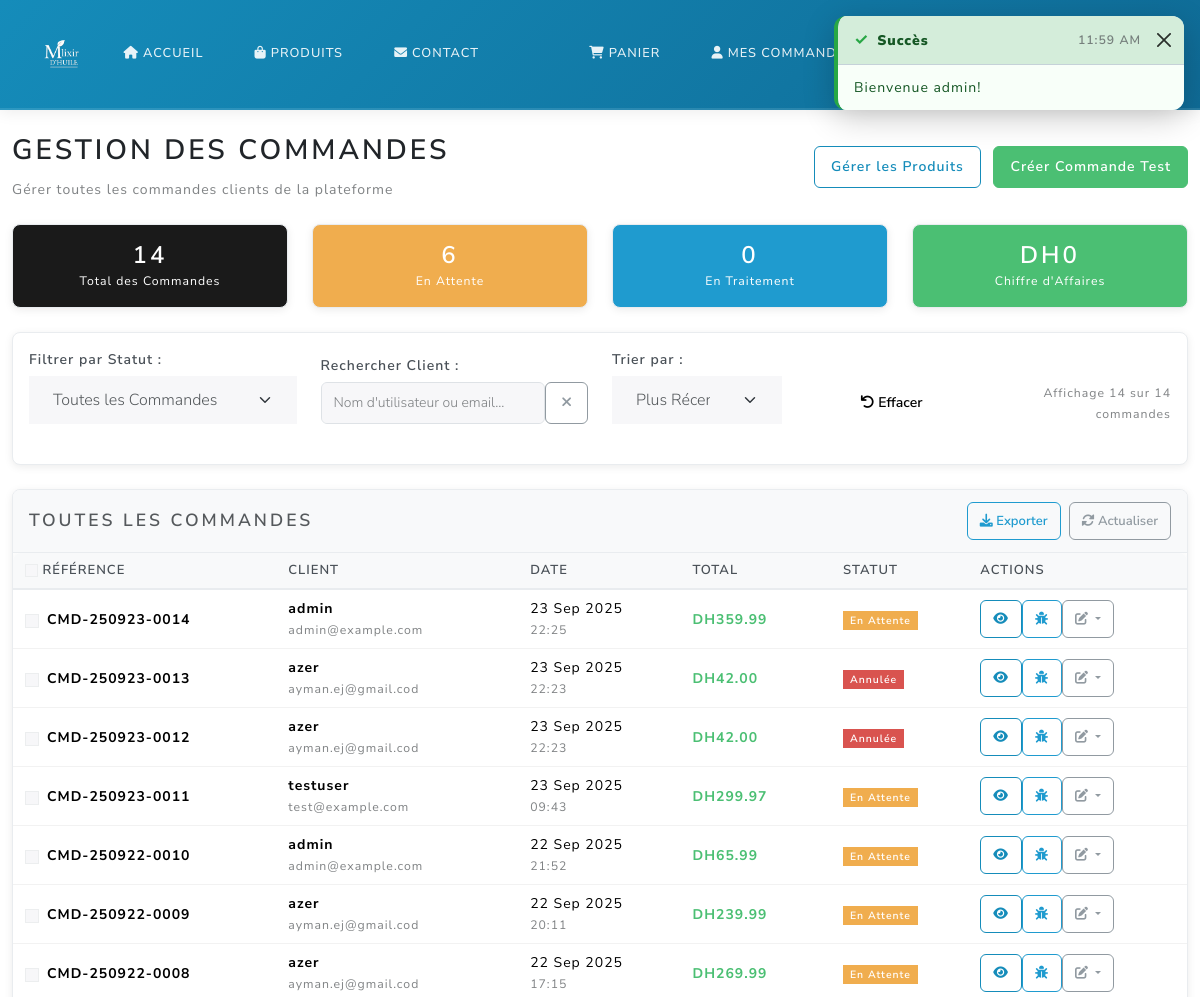
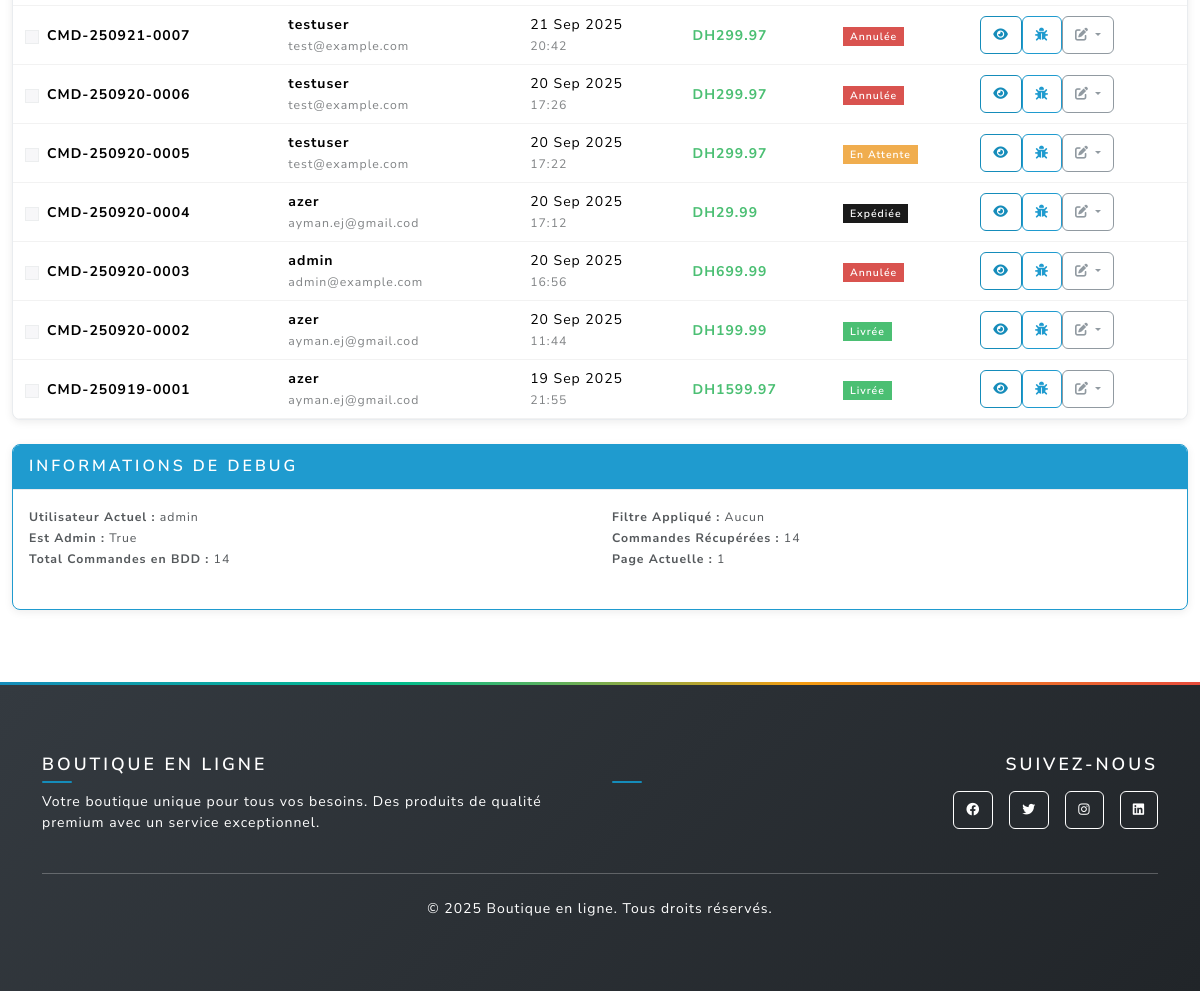
Page /admin/orders (signed in) on the earlier database version (2 pictures, top to bottom).
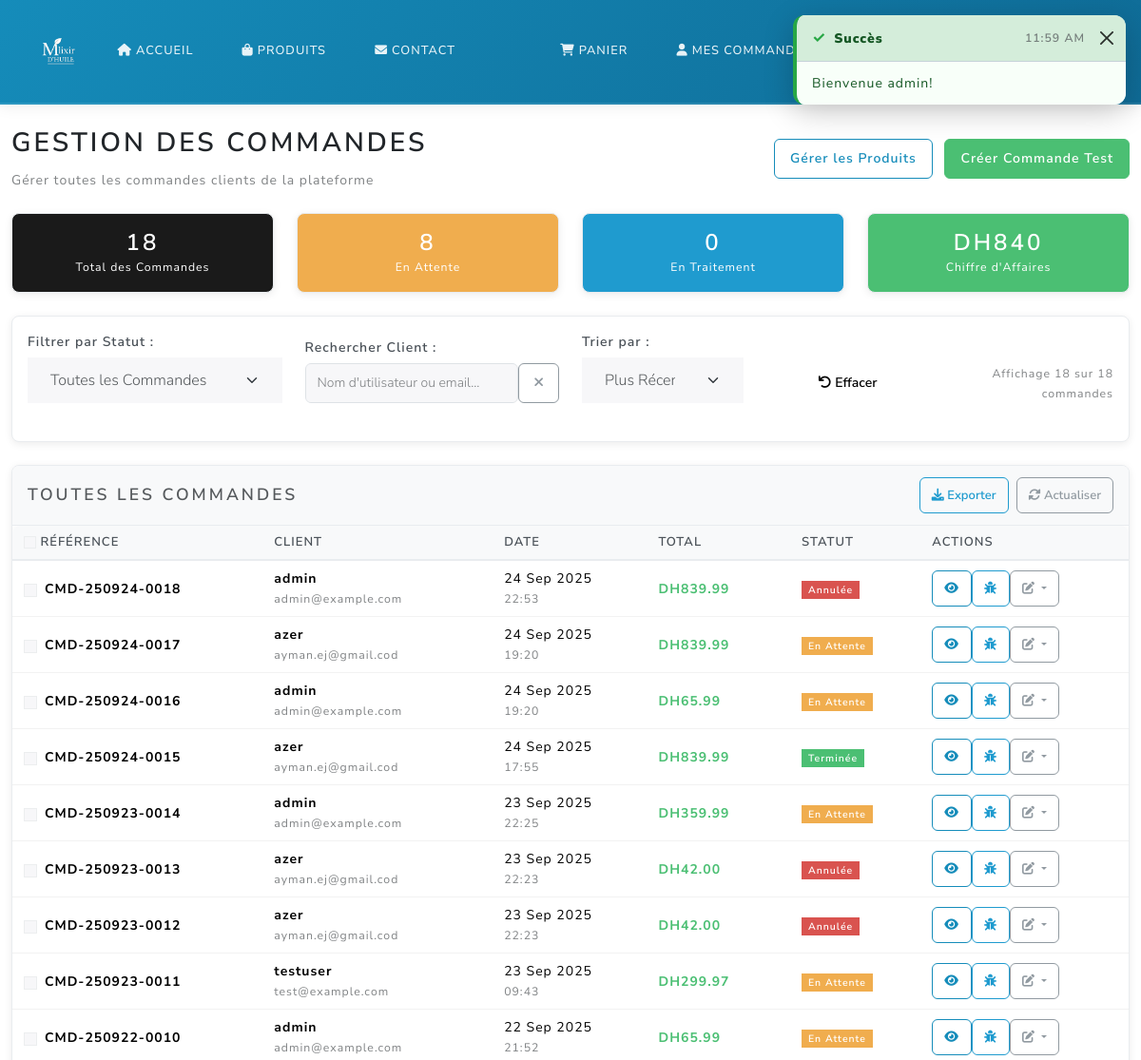
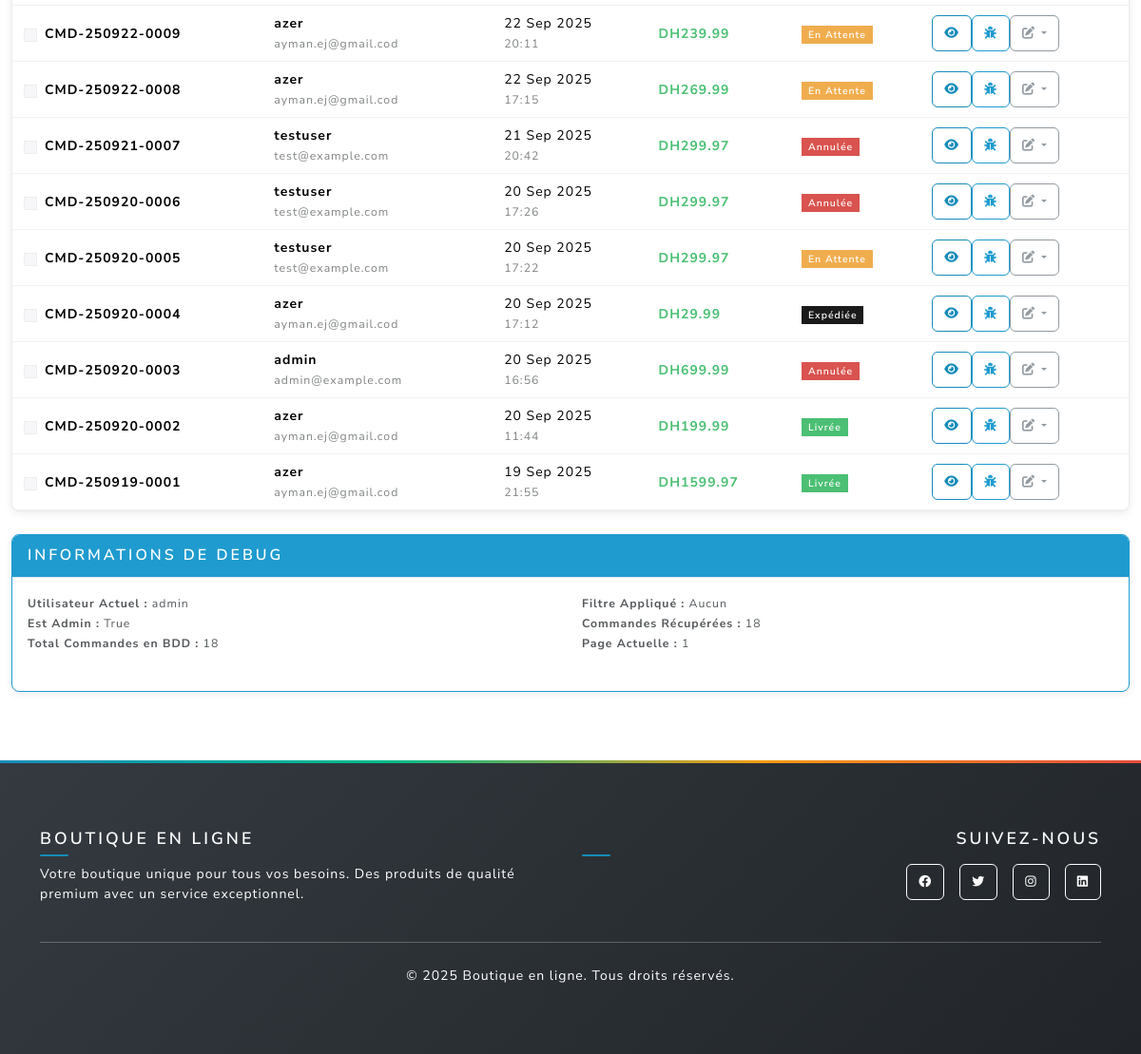
Same page on the later database version (2 pictures, top to bottom).
### main.py (models this page shows, shortened)
class Order(db.Model):
    id = db.Column(db.Integer, primary_key=True)
    user_id = db.Column(db.Integer, db.ForeignKey('user.id'), nullable=False)
    total = db.Column(db.Float, nullable=False)
    status = db.Column(db.String(20), default='pending')
    created_at = db.Column(db.DateTime, default=db.func.current_timestamp())
    @property
    def title(self):
        if self.created_at:
            date_str = self.created_at.strftime('%y%m%d')
            return f"CMD-{date_str}-{str(self.id).zfill(4)}"
        return f"CMD-{str(self.id).zfill(4)}"

class User(UserMixin, db.Model):
    id = db.Column(db.Integer, primary_key=True)
    username = db.Column(db.String(80), unique=True, nullable=False)
    email = db.Column(db.String(120), unique=True, nullable=False)
    password_hash = db.Column(db.String(120), nullable=False)
    phone = db.Column(db.String(20), nullable=True)
    address = db.Column(db.Text, nullable=True)
    is_admin = db.Column(db.Boolean, default=False)
    orders = db.relationship('Order', backref='user', lazy=True)

### main.py (the view)
@app.route('/admin/orders')
@login_required
def admin_orders():
    if not current_user.is_admin:
        return redirect_with_toast('home', 'Accès refusé', 'error')
    page = request.args.get('page', 1, type=int)
    status_filter = request.args.get('status', '')
    query = Order.query
    if status_filter:
        query = query.filter_by(status=status_filter)
    orders = query.order_by(Order.created_at.desc()).paginate(
        page=page, per_page=20, error_out=False
    )
    stats = {
        'total_orders': Order.query.count(),
        'pending_orders': Order.query.filter_by(status='pending').count(),
        'processing_orders': Order.query.filter_by(status='processing').count(),
        'shipped_orders': Order.query.filter_by(status='shipped').count(),
        'delivered_orders': Order.query.filter_by(status='delivered').count(),
        'completed_orders': Order.query.filter_by(status='completed').count(),
        'cancelled_orders': Order.query.filter_by(status='cancelled').count(),
        'total_revenue': db.session.query(db.func.sum(Order.total))\
            .filter_by(status='completed').scalar() or 0
    }
    return render_template('admin_orders.html', orders=orders, stats=stats, status_filter=status_filter)

### templates/admin_orders.html (shortened to what this page needs)
{% extends "base.html" %}
{% block content %}
<div class="container-fluid py-4">
  <div class="d-flex justify-content-between align-items-center mb-4">
    <div>
      <h2>Gestion des Commandes</h2>
      <p class="text-muted mb-0">Gérer toutes les commandes clients de la plateforme</p>
    </div>
    <div>
      <a href="{{ url_for('admin_products') }}" class="btn btn-outline-primary me-2">
        Gérer les Produits
      </a>
      <a href="{{ url_for('create_test_order') }}" class="btn btn-success">
        Créer Commande Test
      </a>
    </div>
  </div>
  {% if stats %}
  <div class="row mb-4" id="statsCards">
    <div class="col-md-3">
      <div class="card text-center bg-primary text-white">
        <div class="card-body">
          <h3 class="mb-0" id="totalOrdersCount">{{ stats.total_orders }}</h3>
          <small>Total des Commandes</small>
        </div>
      </div>
    </div>
    <div class="col-md-3">
      <div class="card text-center bg-warning text-white">
        <div class="card-body">
          <h3 class="mb-0" id="pendingOrdersCount">{{ stats.pending_orders }}</h3>
          <small>En Attente</small>
        </div>
      </div>
    </div>
    <div class="col-md-3">
      <div class="card text-center bg-info text-white">
        <div class="card-body">
          <h3 class="mb-0" id="processingOrdersCount">{{ stats.processing_orders }}</h3>
          <small>En Traitement</small>
        </div>
      </div>
    </div>
    <div class="col-md-3">
      <div class="card text-center bg-success text-white">
        <div class="card-body">
          <h3 class="mb-0" id="totalRevenueCount">DH{{ "%.0f"|format(stats.total_revenue) }}</h3>
          <small>Chiffre d'Affaires</small>
        </div>
      </div>
    </div>
  </div>
  {% endif %}
  <div class="card mb-4">
    <div class="card-body">
      <div class="row align-items-end">
        <div class="col-md-3">
          <label class="form-label">Filtrer par Statut :</label>
          <select id="statusFilter" class="form-select">
            <option value="">Toutes les Commandes</option>
          </select>
        </div>
        <div class="col-md-3">
          <label class="form-label">Rechercher Client :</label>
          <div class="input-group">
            <input type="text" id="customerSearch" class="form-control" placeholder="Nom d'utilisateur ou email...">
            <button class="btn btn-outline-secondary" type="button" onclick="clearSearch()">
              <i class="fas fa-times"></i>
            </button>
          </div>
        </div>
        <div class="col-md-2">
          <label class="form-label">Trier par :</label>
          <select id="sortOrder" class="form-select">
            <option value="date-desc">Plus Récentes</option>
          </select>
        </div>
        <div class="col-md-2">
          <button type="button" class="btn btn-secondary w-100" onclick="clearAllFilters()">
            <i class="fas fa-undo"></i> Effacer
          </button>
        </div>
        <div class="col-md-2 text-end">
          <small class="text-muted">
            Affichage <span id="visibleCount">{{ orders.items|length if orders.items else 0 }}</span>
            sur <span id="totalCount">{{ orders.total if orders else 0 }}</span> commandes
          </small>
        </div>
      </div>
    </div>
  </div>
  <div class="card">
    <div class="card-header d-flex justify-content-between align-items-center">
      <h5 class="mb-0">Toutes les Commandes</h5>
      <div class="d-flex gap-2">
        <button class="btn btn-sm btn-outline-info" onclick="exportOrders()">
          <i class="fas fa-download"></i> Exporter
        </button>
        <button class="btn btn-sm btn-outline-secondary" onclick="refreshOrders()">
          <i class="fas fa-sync-alt"></i> Actualiser
        </button>
      </div>
    </div>
    <div class="card-body p-0">
      {% if orders and orders.items %}
      <div class="table-responsive">
        <table class="table table-hover mb-0">
          <thead class="table-light">
            <tr>
              <th>
                <input type="checkbox" id="selectAll" class="form-check-input">
                Référence
              </th>
              <th>Client</th>
              <th>Date</th>
              <th>Total</th>
              <th>Statut</th>
              <th>Actions</th>
            </tr>
          </thead>
          <tbody id="ordersTableBody">
            {% for order in orders.items %}
            <tr class="order-row"
                data-status="{{ order.status }}"
                data-customer="{{ order.user.username|lower }} {{ order.user.email|lower }}"
                data-date="{{ order.created_at.strftime('%Y-%m-%d %H:%M:%S') }}"
                data-total="{{ order.total }}"
                data-order-id="{{ order.id }}">
              <td>
                <div class="d-flex align-items-center">
                  <input type="checkbox" class="form-check-input me-2 order-checkbox" value="{{ order.id }}">
                  <strong>{{ order.title }}</strong>
                </div>
              </td>
              <td>
                <div class="customer-info">
                  <strong>{{ order.user.username }}</strong>
                  <br>
                  <small class="text-muted">{{ order.user.email }}</small>
                </div>
              </td>
              <td>
                <div>
                  {{ order.created_at.strftime('%d %b %Y') }}
                  <br>
                  <small class="text-muted">{{ order.created_at.strftime('%H:%M') }}</small>
                </div>
              </td>
              <td>
                <strong class="text-success order-total">DH{{ "%.2f"|format(order.total) }}</strong>
              </td>
              <td>
                <span class="badge order-status bg-{{ 'warning' if order.status == 'pending'
                                        else 'info' if order.status == 'processing'
                                        else 'primary' if order.status == 'shipped'
                                        else 'success' if order.status in ['delivered', 'completed']
                                        else 'danger' }}">
                  {% if order.status == 'pending' %}En Attente
                  {% elif order.status == 'processing' %}En Traitement
                  {% elif order.status == 'shipped' %}Expédiée
                  {% elif order.status == 'delivered' %}Livrée
                  {% elif order.status == 'completed' %}Terminée
                  {% elif order.status == 'cancelled' %}Annulée
                  {% else %}{{ order.status|title }}
                  {% endif %}
                </span>
              </td>
              <td>
                <div class="btn-group" role="group">
                  <a href="{{ url_for('admin_order_detail', order_id=order.id) }}"
                     class="btn btn-sm btn-outline-primary" title="Voir Détails">
                    <i class="fas fa-eye"></i>
                  </a>
                  <a href="{{ url_for('debug_order_detail', order_id=order.id) }}"
                     class="btn btn-sm btn-outline-info" title="Vue Debug">
                    <i class="fas fa-bug"></i>
                  </a>
                  <div class="btn-group" role="group">
                    <button type="button" class="btn btn-sm btn-outline-secondary dropdown-toggle"
                            data-bs-toggle="dropdown">
                      <i class="fas fa-edit"></i>
                    </button>
                  </div>
                </div>
              </td>
            </tr>
            {% endfor %}
          </tbody>
        </table>
      </div>
      {% endif %}
    </div>
  </div>
  <div class="mt-4">
    <div class="card border-info">
      <div class="card-header bg-info text-white">
        <h6 class="mb-0">Informations de Debug</h6>
      </div>
      <div class="card-body">
        <div class="row">
          <div class="col-md-6">
            <small>
              <strong>Utilisateur Actuel :</strong> {{ current_user.username }}<br>
              <strong>Est Admin :</strong> {{ current_user.is_admin }}<br>
              <strong>Total Commandes en BDD :</strong> {{ stats.total_orders if stats else 'N/A' }}
            </small>
          </div>
          <div class="col-md-6">
            <small>
              <strong>Filtre Appliqué :</strong> <span id="debugCurrentFilter">Aucun</span><br>
              <strong>Commandes Récupérées :</strong> {{ orders.items|length if orders and orders.items else 0 }}<br>
              <strong>Page Actuelle :</strong> {{ orders.page if orders else 1 }}
            </small>
          </div>
        </div>
      </div>
    </div>
  </div>
</div>
{% endblock %}

### templates/base.html (shortened to what this page needs)
<!DOCTYPE html>
<html lang="fr">
  <head>
    <link
      href="https://cdn.jsdelivr.net/npm/bootswatch@5.3.2/dist/lux/bootstrap.min.css"
      rel="stylesheet"
    />
    <link
      href="https://cdnjs.cloudflare.com/ajax/libs/font-awesome/6.0.0/css/all.min.css"
      rel="stylesheet"
    />
    <link
      href="{{ url_for('static', filename='css/style.css') }}"
      rel="stylesheet"
    />
  </head>
  <body>
    <nav class="navbar navbar-expand-lg navbar-dark bg-dark">
      <div class="container">
        <a class="navbar-brand d-flex align-items-center fw-bold" href="{{ url_for('home') }}">
          <img src="{{ url_for('static', filename='img/image1.png') }}"
               alt="E-SHOP Logo"
               style="height:40px; width:auto; border-radius:8px;">
        </a>
        <div class="collapse navbar-collapse" id="navbarNav">
          <ul class="navbar-nav me-auto">
            <li class="nav-item">
              <a class="nav-link" href="{{ url_for('home') }}">
                <i class="fas fa-home me-1"></i>Accueil
              </a>
            </li>
            <li class="nav-item">
              <a class="nav-link" href="{{ url_for('products') }}">
                <i class="fas fa-shopping-bag me-1"></i>Produits
              </a>
            </li>
            <li class="nav-item">
              <a class="nav-link" href="{{ url_for('contact') }}">
                <i class="fas fa-envelope me-1"></i>Contact
              </a>
            </li>
          </ul>
          <ul class="navbar-nav">
            {% if current_user.is_authenticated %}
              <li class="nav-item">
                <a class="nav-link position-relative" href="{{ url_for('cart') }}">
                  <i class="fas fa-shopping-cart me-1"></i>Panier
                </a>
              </li>
              <li class="nav-item">
                <a class="nav-link" href="{{ url_for('dashboard') }}">
                  <i class="fas fa-user me-1"></i>Mes commandes
                </a>
              </li>
              {% if current_user.is_admin %}
              <li class="nav-item dropdown">
                <a class="nav-link dropdown-toggle" href="#" role="button" data-bs-toggle="dropdown">
                </a>
              </li>
              {% endif %}
              <li class="nav-item dropdown">
                <a class="nav-link dropdown-toggle" href="#" role="button" data-bs-toggle="dropdown">
                </a>
              </li>
            {% endif %}
          </ul>
        </div>
      </div>
    </nav>
    <main>{% block content %}{% endblock %}</main>
    <footer class="bg-dark text-white py-5 mt-5">
      <div class="container">
        <div class="row">
          <div class="col-md-6">
            <h5 class="fw-bold mb-3">Boutique en ligne</h5>
            <p class="text-white">
              Votre boutique unique pour tous vos besoins. Des produits de qualité
              premium avec un service exceptionnel.
            </p>
          </div>
          <div class="col-md-6 text-md-end">
            <h5 class="fw-bold mb-3">Suivez-nous</h5>
            <div class="d-flex justify-content-md-end gap-3">
              <a href="#" class="btn btn-outline-light btn-sm">
                <i class="fab fa-facebook"></i>
              </a>
              <a href="#" class="btn btn-outline-light btn-sm">
                <i class="fab fa-twitter"></i>
              </a>
              <a href="#" class="btn btn-outline-light btn-sm">
                <i class="fab fa-instagram"></i>
              </a>
              <a href="#" class="btn btn-outline-light btn-sm">
                <i class="fab fa-linkedin"></i>
              </a>
            </div>
          </div>
        </div>
        <hr class="my-4" />
        <div class="text-center">
          <p class="text-white mb-0">
            &copy; <span id="year"></span> Boutique en ligne. Tous droits réservés.
          </p>
        </div>
      </div>
    </footer>
    <div class="toast-container position-fixed top-0 end-0 p-3" style="z-index: 9999;" id="toastContainer">
    </div>
  </body>
</html>

Differences in the rows shown:
added Order: title "CMD-250924-0018", user.username "admin", user.email "admin@example.com", created_at "24 Sep 2025", created_at "22:53", total "839.99", status "Annulée"
added Order: title "CMD-250924-0017", user.username "azer", user.email "ayman.ej@gmail.cod", created_at "24 Sep 2025", created_at "19:20", total "839.99", status "En Attente"
added Order: title "CMD-250924-0016", user.username "admin", user.email "admin@example.com", created_at "24 Sep 2025", created_at "19:20", total "65.99", status "En Attente"
added Order: title "CMD-250924-0015", user.username "azer", user.email "ayman.ej@gmail.cod", created_at "24 Sep 2025", created_at "17:55", total "839.99", status "Terminée"
Other differences:
{{ stats.total_orders }}: "14" → "18"
{{ stats.pending_orders }}: "6" → "8"
{{ "%.0f"|format(stats.total_revenue) }}: "0" → "840"
{{ orders.items|length if orders.items else 0 }}: "14" → "18"
{{ orders.total if orders else 0 }}: "14" → "18"
{{ stats.total_orders if stats else 'N/A' }}: "14" → "18"
{{ orders.items|length if orders and orders.items else 0 }}: "14" → "18"
